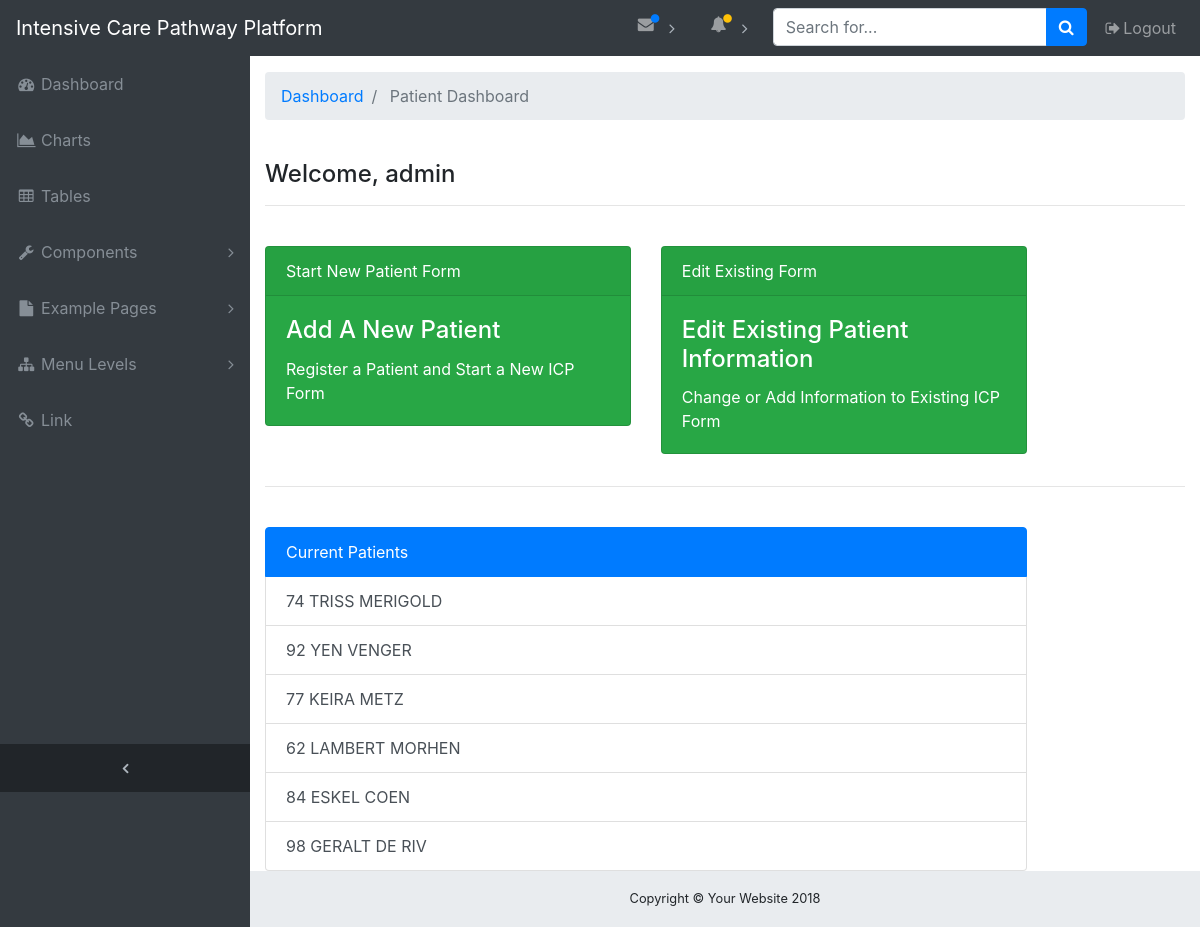
Before: / with the older database file.
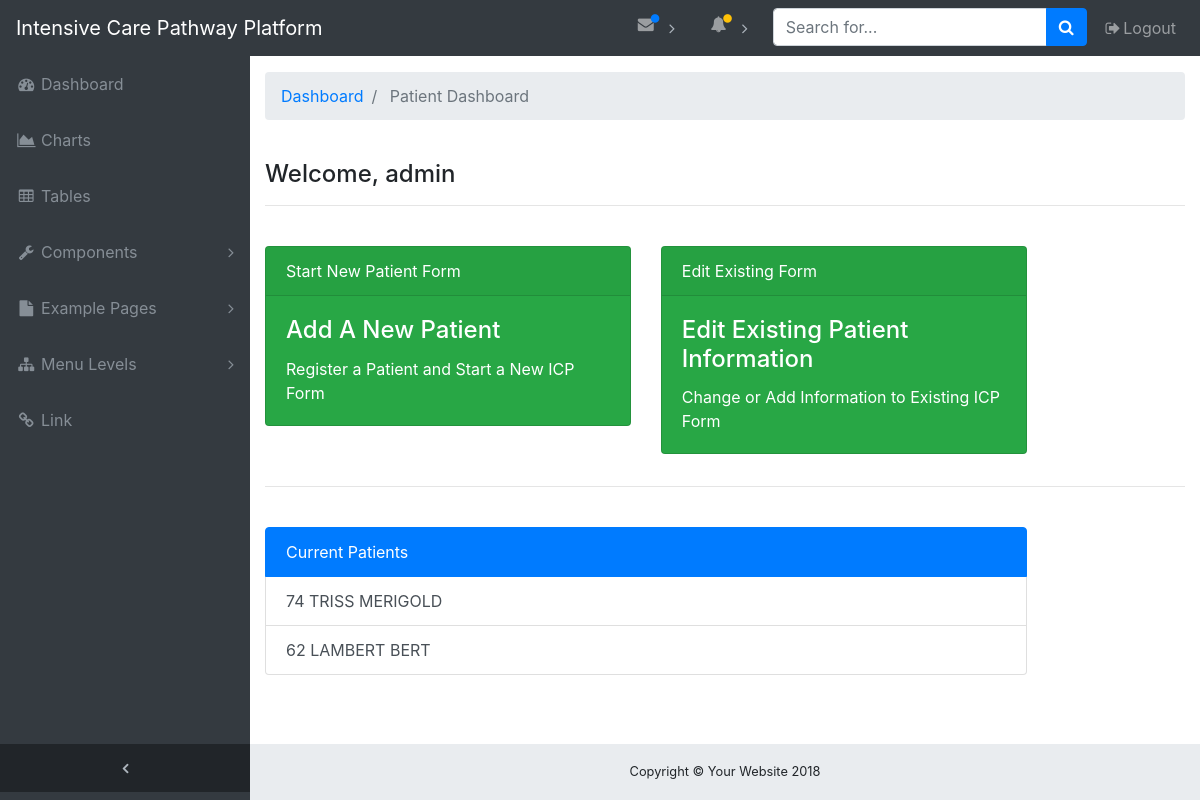
After: the same page with the newer database file.
### form/models.py (models this page shows, shortened)
class Patient(models.Model):
    first_name = models.CharField(max_length=100)
    last_name = models.CharField(max_length=100)
    patient_id = models.CharField(max_length=100)
    def name(self):
        return str(self.first_name + " " + self.last_name).upper()

### form/views.py (the view)
# urls.py: path('', views.get_patient_dashboard, name='get_patient_dashboard'),
def get_patient_dashboard(request):
    patients = Patient.objects.all()
    return render(request, 'form/patient_dashboard.html', {'patients':patients})

### form/templates/form/patient_dashboard.html (shortened to what this page needs)
{% extends 'form/base.html' %}
{% block breadcrumb %}
<li class="breadcrumb-item active">
    Patient Dashboard
</li>
{% endblock %}
{% block content %}
<div class="row1">
    <br>
    <h4>Welcome, admin</h4>
    <hr>
    <br>
</div>
<div class="row">
    <div class="col-5">
        <a href="/add-patient">
            <div class="card text-white bg-success mb-3" style="max-width: 30rem;" style="max-height: 80rem;">
                <div class="card-header">Start New Patient Form</div>
                <div class="card-body">
                    <h4 class="card-title">Add A New Patient</h4>
                    <p class="card-text">Register a Patient and Start a New ICP Form</p>
                </div>
            </div>
        </a>
    </div>
    <div class="col-5">
        <a href="/edit-patient">
            <div class="card text-white bg-success mb-3" style="max-width: 30rem;" style="max-height: 80rem;">
                <div class="card-header">Edit Existing Form</div>
                <div class="card-body">
                    <h4 class="card-title">Edit Existing Patient Information</h4>
                    <p class="card-text">Change or Add Information to Existing ICP Form</p>
                </div>
            </div>
        </a>
    </div>
</div>
<hr>
<br>
<div class="row">
    <div class="col-10">
        <div class="list-group">
            <p class="list-group-item list-group-item-action active">
                Current Patients
            </p>
            {% for p in patients %}
            <a href="{% url 'get_patient_information' p.patient_id %}" class="list-group-item list-group-item-action">
                {{p.patient_id}} {{p.name}}
            </a>
            {% endfor %}
        </div>
    </div>
</div>
{% endblock %}

### form/templates/form/base.html (shortened to what this page needs)
{% load static %}
<html lang="en">
<head>
  <link href="{% static 'vendor/bootstrap/css/bootstrap.min.css' %}" rel="stylesheet">
  <link href="{% static 'vendor/font-awesome/css/font-awesome.min.css' %}" rel="stylesheet" type="text/css">
  <link href="{% static 'css/sb-admin.css' %}" rel="stylesheet">
</head>
<body class="fixed-nav sticky-footer bg-dark" id="page-top">
  <nav class="navbar navbar-expand-lg navbar-dark bg-dark fixed-top" id="mainNav">
    <a class="navbar-brand" href="{% url 'get_patient_dashboard'%}">Intensive Care Pathway Platform</a>
    <div class="collapse navbar-collapse" id="navbarResponsive">
      <ul class="navbar-nav navbar-sidenav" id="exampleAccordion">
        <li class="nav-item" data-toggle="tooltip" data-placement="right" title="Dashboard">
          <a class="nav-link" href="{% url 'get_patient_dashboard' %}">
            <i class="fa fa-fw fa-dashboard"></i>
            <span class="nav-link-text">Dashboard</span>
          </a>
        </li>
        <li class="nav-item" data-toggle="tooltip" data-placement="right" title="Charts">
          <a class="nav-link" href="charts.html">
            <i class="fa fa-fw fa-area-chart"></i>
            <span class="nav-link-text">Charts</span>
          </a>
        </li>
        <li class="nav-item" data-toggle="tooltip" data-placement="right" title="Tables">
          <a class="nav-link" href="tables.html">
            <i class="fa fa-fw fa-table"></i>
            <span class="nav-link-text">Tables</span>
          </a>
        </li>
        <li class="nav-item" data-toggle="tooltip" data-placement="right" title="Components">
          <a class="nav-link nav-link-collapse collapsed" data-toggle="collapse" href="#collapseComponents" data-parent="#exampleAccordion">
            <i class="fa fa-fw fa-wrench"></i>
            <span class="nav-link-text">Components</span>
          </a>
        </li>
        <li class="nav-item" data-toggle="tooltip" data-placement="right" title="Example Pages">
          <a class="nav-link nav-link-collapse collapsed" data-toggle="collapse" href="#collapseExamplePages" data-parent="#exampleAccordion">
            <i class="fa fa-fw fa-file"></i>
            <span class="nav-link-text">Example Pages</span>
          </a>
        </li>
        <li class="nav-item" data-toggle="tooltip" data-placement="right" title="Menu Levels">
          <a class="nav-link nav-link-collapse collapsed" data-toggle="collapse" href="#collapseMulti" data-parent="#exampleAccordion">
            <i class="fa fa-fw fa-sitemap"></i>
            <span class="nav-link-text">Menu Levels</span>
          </a>
        </li>
        <li class="nav-item" data-toggle="tooltip" data-placement="right" title="Link">
          <a class="nav-link" href="#">
            <i class="fa fa-fw fa-link"></i>
            <span class="nav-link-text">Link</span>
          </a>
        </li>
      </ul>
      <ul class="navbar-nav sidenav-toggler">
        <li class="nav-item">
          <a class="nav-link text-center" id="sidenavToggler">
            <i class="fa fa-fw fa-angle-left"></i>
          </a>
        </li>
      </ul>
      <ul class="navbar-nav ml-auto">
        <li class="nav-item dropdown">
          <a class="nav-link dropdown-toggle mr-lg-2" id="messagesDropdown" href="#" data-toggle="dropdown" aria-haspopup="true" aria-expanded="false">
            <i class="fa fa-fw fa-envelope"></i>
            <span class="indicator text-primary d-none d-lg-block">
              <i class="fa fa-fw fa-circle"></i>
            </span>
          </a>
        </li>
        <li class="nav-item dropdown">
          <a class="nav-link dropdown-toggle mr-lg-2" id="alertsDropdown" href="#" data-toggle="dropdown" aria-haspopup="true" aria-expanded="false">
            <i class="fa fa-fw fa-bell"></i>
            <span class="indicator text-warning d-none d-lg-block">
              <i class="fa fa-fw fa-circle"></i>
            </span>
          </a>
        </li>
        <li class="nav-item">
          <form class="form-inline my-2 my-lg-0 mr-lg-2">
            <div class="input-group">
              <input class="form-control" type="text" placeholder="Search for...">
              <span class="input-group-append">
                <button class="btn btn-primary" type="button">
                  <i class="fa fa-search"></i>
                </button>
              </span>
            </div>
          </form>
        </li>
        <li class="nav-item">
          <a class="nav-link" data-toggle="modal" data-target="#exampleModal">
            <i class="fa fa-fw fa-sign-out"></i>Logout</a>
        </li>
      </ul>
    </div>
  </nav>
  <div class="content-wrapper">
    <div class="container-fluid">
      <ol class="breadcrumb">
        <li class="breadcrumb-item">
          <a href="{% url 'get_patient_dashboard' %}">Dashboard</a>
        </li>
        {% block breadcrumb %}
        {% endblock %}
      </ol>
      <div class="row">
        <div class="col-12">
          {% block content %}
            {% endblock %}
        </div>
      </div>
    </div>
    <footer class="sticky-footer">
      <div class="container">
        <div class="text-center">
          <small>Copyright © Your Website 2018</small>
        </div>
      </div>
    </footer>
  </div>
</body>
</html>

### static/css/sb-admin.css (style rules this page uses)
html { position: relative; min-height: 100%; }
body { overflow-x: hidden; }
body.sticky-footer { margin-bottom: 56px; }
body.sticky-footer .content-wrapper { min-height: calc(100vh - 56px - 56px); }
body.fixed-nav { padding-top: 56px; }
.content-wrapper { min-height: calc(100vh - 56px); padding-top: 1rem; }
#mainNav .navbar-collapse { overflow: auto; max-height: 75vh; }
#mainNav .navbar-collapse .navbar-nav .nav-item .nav-link { cursor: pointer; }
#mainNav .navbar-collapse .navbar-sidenav .nav-link-collapse:after { float: right; content: '\f107'; font-family: 'FontAwesome'; }
#mainNav .navbar-collapse .navbar-sidenav .nav-link-collapse.collapsed:after { content: '\f105'; }
#mainNav .navbar-collapse .sidenav-toggler { display: none; }
#mainNav .navbar-collapse .navbar-nav > .nav-item.dropdown > .nav-link { position: relative; min-width: 45px; }
#mainNav .navbar-collapse .navbar-nav > .nav-item.dropdown > .nav-link:after { float: right; width: auto; content: '\f105'; border: none; font-family: 'FontAwesome'; }
#mainNav .navbar-collapse .navbar-nav > .nav-item.dropdown > .nav-link .indicator { position: absolute; top: 5px; left: 21px; font-size: 10px; }
@media (min-width: 992px) { #mainNav .navbar-brand { width: 250px; } }
@media (min-width: 992px) { #mainNav .navbar-collapse { overflow: visible; max-height: none; } }
@media (min-width: 992px) { #mainNav .navbar-collapse .navbar-sidenav { position: absolute; top: 0; left: 0; -webkit-flex-direction: column; -ms-flex-direction: column; flex-direction: column; margin-top: 56px; } }
@media (min-width: 992px) { #mainNav .navbar-collapse .navbar-sidenav > .nav-item { width: 250px; padding: 0; } }
@media (min-width: 992px) { #mainNav .navbar-collapse .navbar-sidenav > .nav-item > .nav-link { padding: 1em; } }
@media (min-width: 992px) { #mainNav .navbar-collapse .navbar-nav > .nav-item.dropdown > .nav-link { min-width: 0; } }
@media (min-width: 992px) { #mainNav .navbar-collapse .navbar-nav > .nav-item.dropdown > .nav-link:after { width: 24px; text-align: center; } }
#mainNav.fixed-top .sidenav-toggler { display: none; }
@media (min-width: 992px) { #mainNav.fixed-top .navbar-sidenav { height: calc(100vh - 112px); } }
@media (min-width: 992px) { #mainNav.fixed-top .sidenav-toggler { position: absolute; top: 0; left: 0; display: flex; -webkit-flex-direction: column; -ms-flex-direction: column; flex-direction: column; margin-top: calc(100vh - 56px); } }
@media (min-width: 992px) { #mainNav.fixed-top .sidenav-toggler > .nav-item { width: 250px; padding: 0; } }
@media (min-width: 992px) { #mainNav.fixed-top .sidenav-toggler > .nav-item > .nav-link { padding: 1em; } }
#mainNav.fixed-top.navbar-dark .sidenav-toggler { background-color: #212529; }
#mainNav.fixed-top.navbar-dark .sidenav-toggler a i { color: #adb5bd; }
.content-wrapper { overflow-x: hidden; background: white; }
@media (min-width: 992px) { .content-wrapper { margin-left: 250px; } }
#sidenavToggler i { font-weight: 800; }
#mainNav.navbar-dark .navbar-collapse .navbar-sidenav .nav-link-collapse:after { color: #868e96; }
#mainNav.navbar-dark .navbar-collapse .navbar-sidenav > .nav-item > .nav-link { color: #868e96; }
#mainNav.navbar-dark .navbar-collapse .navbar-nav > .nav-item.dropdown > .nav-link:after { color: #adb5bd; }
@media (min-width: 992px) { #mainNav.navbar-dark .navbar-collapse .navbar-sidenav { background: #343a40; } }
footer.sticky-footer { position: absolute; right: 0; bottom: 0; width: 100%; height: 56px; background-color: #e9ecef; line-height: 55px; }
@media (min-width: 992px) { footer.sticky-footer { width: calc(100% - 250px); } }

Changed rows visible on the page:
removed Patient: patient_id "92", name "YEN VENGER"
removed Patient: patient_id "77", name "KEIRA METZ"
removed Patient: patient_id "62", name "LAMBERT MORHEN"
removed Patient: patient_id "84", name "ESKEL COEN"
removed Patient: patient_id "98", name "GERALT DE RIV"
added Patient: patient_id "62", name "LAMBERT BERT"
